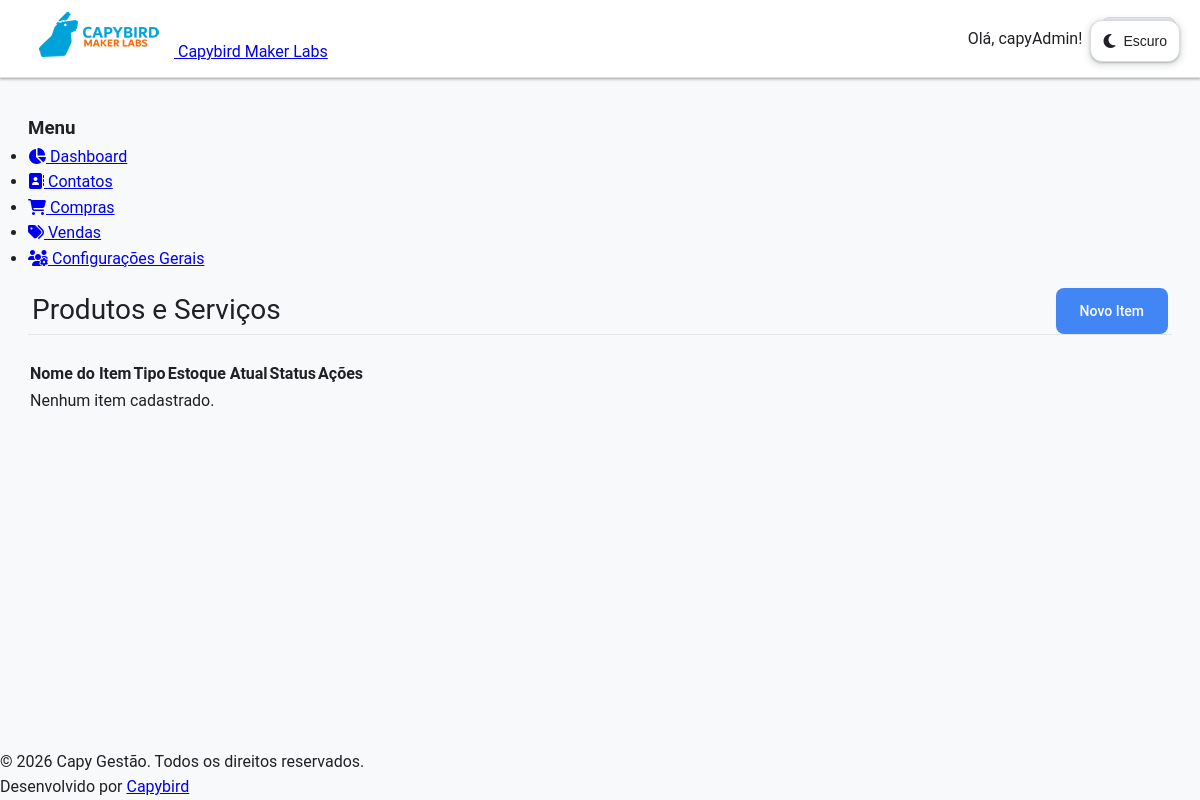
The page /inventario/ (signed in) on the database as committed earlier.
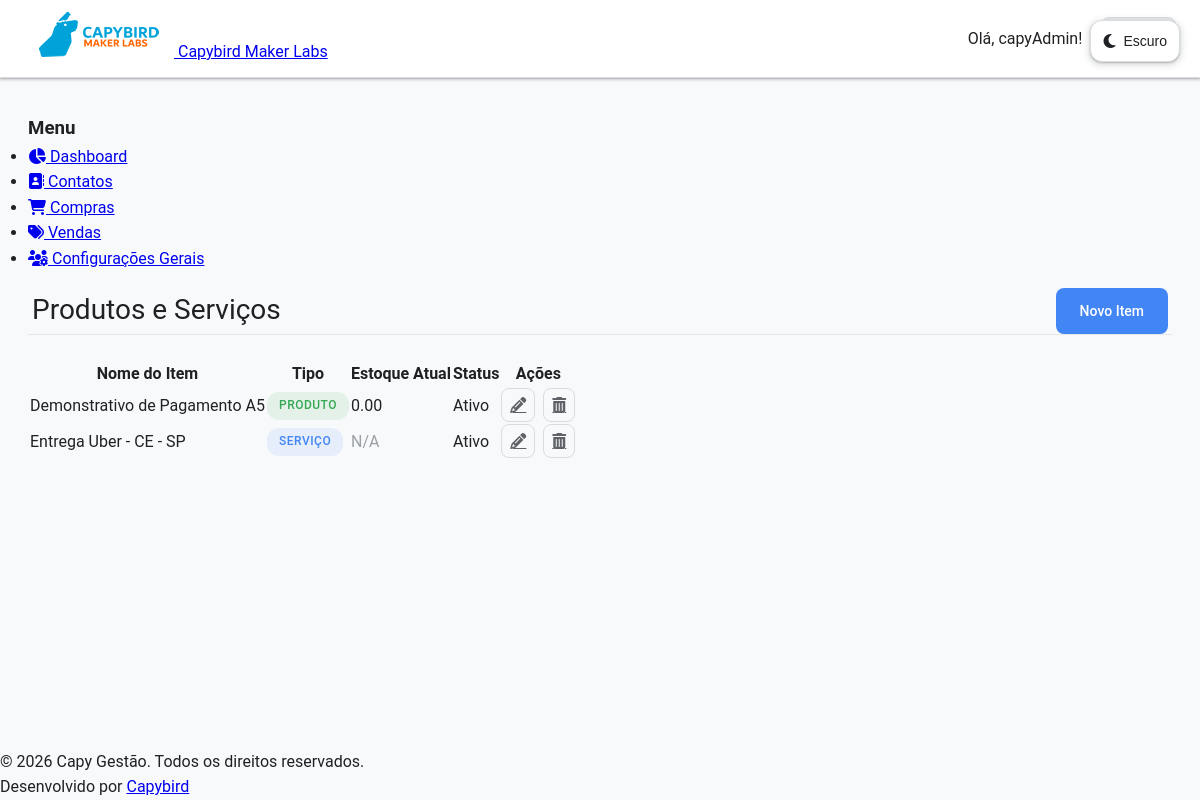
The same page on the database as committed later.
### inventory/models.py (models this page shows, shortened)
class Item(models.Model):
    class ItemType(models.TextChoices):
        PRODUCT = "PROD", "Produto"
        SERVICE = "SERV", "Serviço"
    name = models.CharField(max_length=255, verbose_name="Nome do Item")
    description = models.TextField(blank=True, null=True, verbose_name="Descrição")
    item_type = models.CharField(
        max_length=4,
        choices=ItemType.choices,
        default=ItemType.PRODUCT,
        verbose_name="Tipo de Item",
    )
    stock_quantity = models.DecimalField(
        max_digits=10,
        decimal_places=2,
        default=0.00,
        verbose_name="Quantidade em Estoque",
    )
    is_active = models.BooleanField(default=True, verbose_name="Ativo")
    created_at = models.DateTimeField(auto_now_add=True)
    updated_at = models.DateTimeField(auto_now=True)
    class Meta:
        verbose_name = "Item (Produto/Serviço)"
        verbose_name_plural = "Itens (Produtos/Serviços)"
        ordering = ["name"]

### inventory/views.py (the view)
# urls.py: path("", ItemListView.as_view(), name="item_list"),
class ItemListView(LoginRequiredMixin, ListView):
    model = Item
    template_name = "inventory/item_list.html"
    context_object_name = "items"
    paginate_by = 10
    def get_context_data(self, **kwargs):
        context = super().get_context_data(**kwargs)
        context["title"] = "Produtos e Serviços"
        return context

### core_app/context_processors.py (called while the page is built, shortened)
def system_branding_processor(request):
    HOLDER_CACHE_KEY = "system_holder_branding"
    holder_data = cache.get(HOLDER_CACHE_KEY)
    if not holder_data:
        try:
            system_holder = Contact.objects.get(
                organization_type=Contact.OrganizationType.SYSTEM_HOLDER
            )
            holder_data = {
                "system_holder_name": system_holder.name,
                "system_holder_logo": system_holder.logo,
            }
            cache.set(HOLDER_CACHE_KEY, holder_data, 3600)
        except Contact.DoesNotExist:
            holder_data = {
                "system_holder_name": "CAPY GESTÃO",
                "system_holder_logo": None,
            }
    return holder_data

### templates/inventory/item_list.html (shortened to what this page needs)
{% extends 'app_base.html' %}
{% block app_content %}
<div class="management-header">
    <h1>{{ title }}</h1>
    <a href="{% url 'item_create' %}" class="btn btn-primary">Novo Item</a>
</div>
<div class="table-wrapper">
    <table>
        <thead>
            <tr>
                <th>Nome do Item</th>
                <th>Tipo</th>
                <th>Estoque Atual</th>
                <th>Status</th>
                <th>Ações</th>
            </tr>
        </thead>
        <tbody>
            {% for item in items %}
            <tr>
                <td>{{ item.name }}</td>
                <td>
                    <span class="badge {{ item.item_type|lower }}">{{ item.get_item_type_display }}</span>
                </td>
                <td>
                    {% if item.item_type == 'PROD' %}
                        {{ item.stock_quantity|floatformat:2 }}
                    {% else %}
                        <span class="text-muted">N/A</span>
                    {% endif %}
                </td>
                <td>{% if item.is_active %}Ativo{% else %}Inativo{% endif %}</td>
                <td class="action-buttons">
                    <a href="{% url 'item_update' item.pk %}" class="btn-icon btn-icon-edit" title="Editar Item">
                        <i class="fa-solid fa-pencil"></i>
                    </a>
                    <a href="{% url 'item_delete' item.pk %}" class="btn-icon btn-icon-delete" title="Excluir Item">
                        <i class="fa-solid fa-trash-can"></i>
                    </a>
                </td>
            </tr>
            {% empty %}
            <tr>
                <td colspan="5">Nenhum item cadastrado.</td>
            </tr>
            {% endfor %}
        </tbody>
    </table>
</div>
{% endblock %}

Rows that differ between the two databases and show on the page:
added Item: name "Demonstrativo de Pagamento A5", item_type "PRODUTO", stock_quantity "0.00", is_active "Ativo"
added Item: name "Entrega Uber - CE - SP", item_type "SERVIÇO", shows "N/A", is_active "Ativo"
Other text that changed with them:
text no longer shown: "Nenhum item cadastrado."
